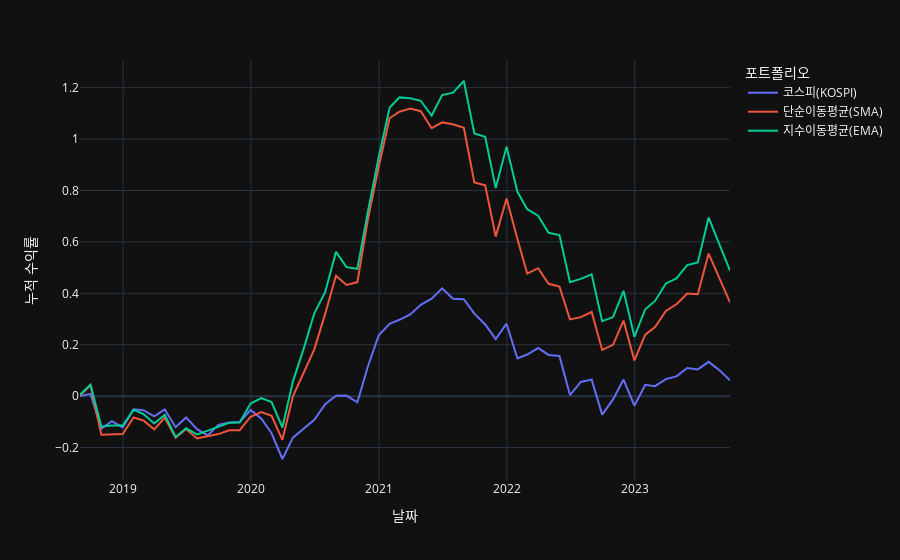

The code cell stored with this chart in its notebook:
### Markdown cell above
#### 2.3.1. 누적 수익률 곡선

### Code cell
# 누적 수익률 계산하기
benchmark_cum_returns = (kospi_returns + 1).cumprod() - 1
sma_cum_returns = (sma_returns + 1).cumprod() - 1
ema_cum_returns = (ema_returns + 1).cumprod() - 1

# 자산 정보 결합하기
cum_returns = pd.concat([benchmark_cum_returns, sma_cum_returns, ema_cum_returns], axis=1)
cum_returns.columns = ['코스피(KOSPI)', '단순이동평균(SMA)', '지수이동평균(EMA)']

# 자산 편화 시각화하기
fig = px.line(data_frame=cum_returns)

# x축, y축 레이블 설정
fig.update_xaxes(title_text='날짜')
fig.update_yaxes(title_text='누적 수익률')

# 범례 제목 설정
fig.update_layout(legend_title_text='포트폴리오')

fig.show()
